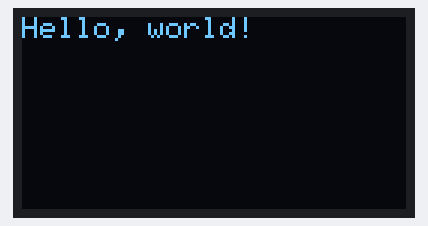
Simulated run of this sketch. Board: Arduino Uno, built with avr-gcc and run on an emulated ATmega328P. Shown: 128×64 one-colour display.

Above: at 0.1 s.
At 1.2 s:
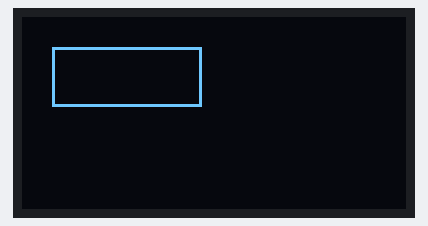
At 2.2 s:
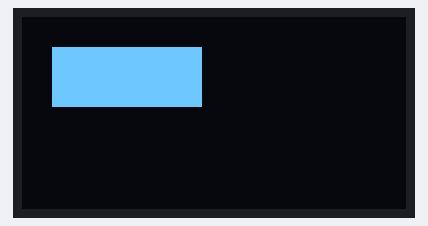
At 3.2 s:
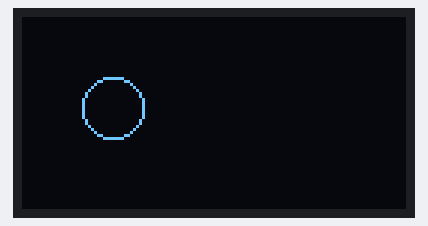
At 4.3 s:
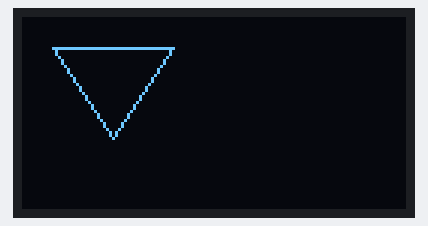

Measured:
- what the display in image 1 shows lasts 1.1 s, from 1.1 s to 2.2 s

The sketch:

ecran-oled-sh1106-Adafruit.ino
```cpp
/*
Fait par Lenox95:

############LIB/Installation############
  Ce code permet d'utiliser un ecran oled SH1106 bicolore avec adafruit.
  Lien de la lib: https://github.com/wonho-maker/Adafruit_SH1106/tree/master
  Installer aussi la lib "Adafruit GFX Library" qui est dispo dans le gestionnaire des bibliothèques

############Connection############
  Utiliser la broche A4 et A5 ou SDA et SCL/SCK

############Autre############
  utiliser "display.display();" pour afficher vos élement sur l'écran
*/


#include <Wire.h> //importer la lib "Wire"
#include <Adafruit_GFX.h> //importer la lib "Adafruit_GFX"
#include <Adafruit_SH1106.h> //importer la lib "Adafruit_SH1106"

#define OLED_RESET 4
Adafruit_SH1106 display(OLED_RESET);

void setup() {
  Serial.begin(9600); //définir serial sur 9600 bauds

  display.begin(SH1106_SWITCHCAPVCC, 0x3C);  // initialize with the I2C addr 0x3D (for the 128x64)
  display.clearDisplay(); //effacer l'écran

  display.setTextSize(1); //définir la police à 1
  display.setTextColor(WHITE); //mettre le texte en blanc
  display.setCursor(0, 0); //mettre le curseur à x=0, y=0
  display.println("Hello, world!"); //afficher "Hello, wordl!" sur l'écran
  display.display(); //afficher le texte sur l'écran
}

void loop() {
  display.setTextSize(1); //taille du texte
  display.setTextColor(WHITE); //couleur blanche
  display.setCursor(0, 0); //mettre position : 0 0
  display.println("Hello, world!"); //écrire Hello, world!
  display.display(); //apporter les modif
  delay(1000);
  display.clearDisplay(); // effacer l'écran
  delay(10);

  display.drawRect(10, 10, 50, 20, WHITE); // Dessiner un rectangle de 50x20 pixels à la position (10, 10)
  display.display();
  delay(1000);
  display.clearDisplay(); // effacer l'écran
  delay(10);

  display.fillRect(10, 10, 50, 20, WHITE); // Remplir un rectangle de 50x20 pixels à la position (10, 10)
  display.display();
  delay(1000);
  display.clearDisplay(); // effacer l'écran
  delay(10);

  display.drawCircle(30, 30, 10, WHITE); // Dessiner un cercle de rayon 10 à la position (30, 30)
  display.display();
  delay(1000);
  display.clearDisplay(); // effacer l'écran
  delay(10);

  display.drawTriangle(10, 10, 50, 10, 30, 40, WHITE); // Dessiner un triangle à partir des points (10, 10), (50, 10), et (30, 40)
  display.display();
  delay(1000);
  display.clearDisplay(); // effacer l'écran
  delay(10);

  display.drawPixel(10, 10, WHITE); //dessiner un pixel en 10-10
  display.display();
  delay(-1);

  // On peut changer draw "drawTriangle" par fill "fillTriangle" pour le remplire !

}
```
